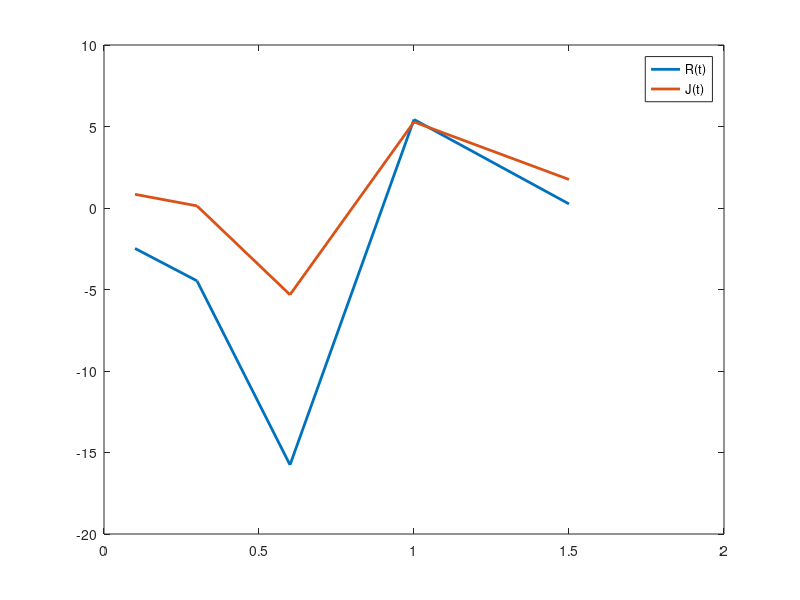

The MATLAB script that drew this image:
R = [-2.48 -4.47 -15.76 5.43 0.25]
J = [0.84 0.13 -5.32 5.28 1.75]
figure
plot([0.1 0.3 0.6 1 1.5], R, 'LineWidth', 2)
hold on
plot([0.1 0.3 0.6 1 1.5], J, 'LineWidth', 2)
hold off
legend({'R(t)','J(t)'},'Location','northeast')
